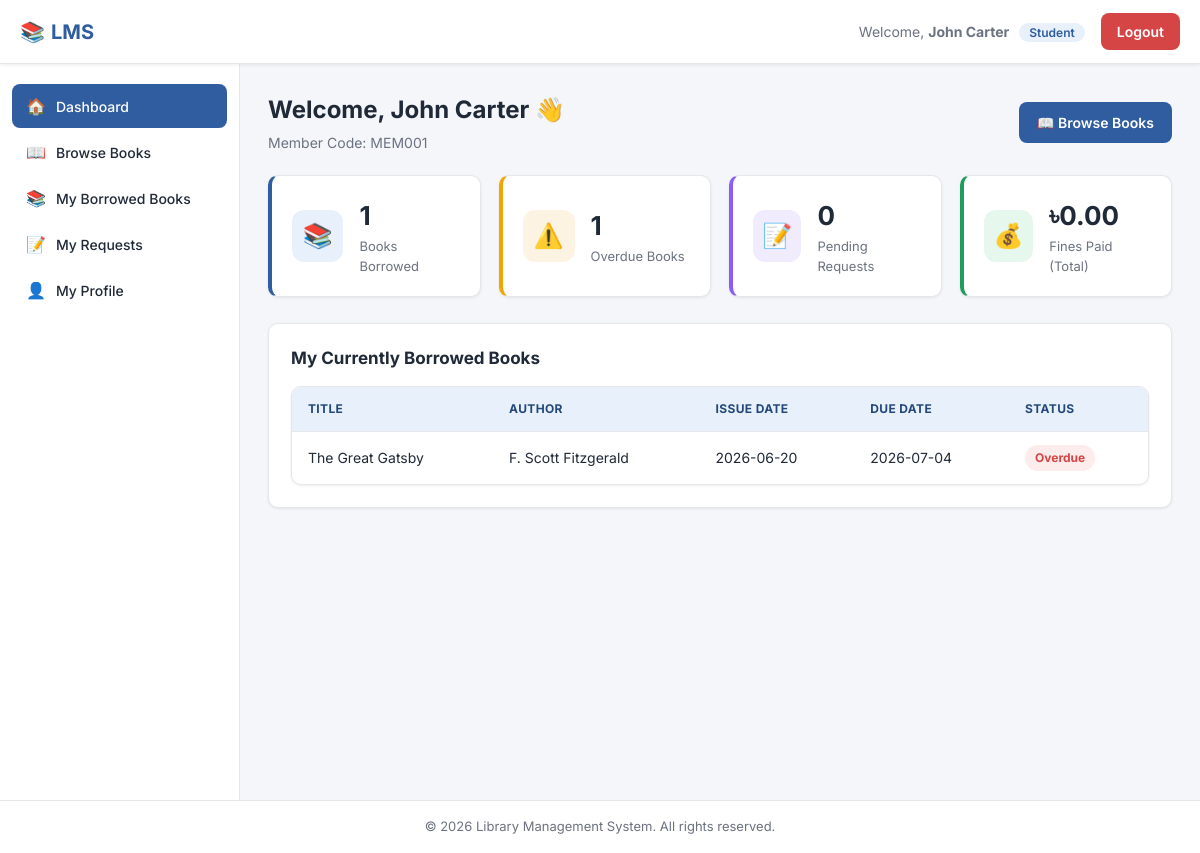
The page /student/student_dashboard.php (signed in) on the database its author committed.
### tables this page shows
CREATE TABLE issued_books (
    issue_id INT AUTO_INCREMENT PRIMARY KEY,
    book_id INT NOT NULL,
    member_id INT NOT NULL,
    issue_date DATE NOT NULL,
    due_date DATE NOT NULL,
    return_date DATE DEFAULT NULL,
    status ENUM('Issued', 'Returned', 'Overdue') NOT NULL DEFAULT 'Issued',
    fine_amount DECIMAL(10,2) NOT NULL DEFAULT 0.00,
    issued_by INT,                        
    FOREIGN KEY (book_id) REFERENCES books(book_id) ON DELETE CASCADE,
    FOREIGN KEY (member_id) REFERENCES members(member_id) ON DELETE CASCADE,
    FOREIGN KEY (issued_by) REFERENCES admins(admin_id) ON DELETE SET NULL
);

CREATE TABLE books (
    book_id INT AUTO_INCREMENT PRIMARY KEY,
    title VARCHAR(200) NOT NULL,
    author VARCHAR(150) NOT NULL,
    isbn VARCHAR(30) NOT NULL UNIQUE,
    category VARCHAR(100) NOT NULL,
    publisher VARCHAR(150),
    publish_year YEAR,
    total_copies INT NOT NULL DEFAULT 1,
    available_copies INT NOT NULL DEFAULT 1,
    shelf_location VARCHAR(50),
    added_date TIMESTAMP DEFAULT CURRENT_TIMESTAMP
);

### student/student_dashboard.php (the view, shortened to what this page needs)
<?php
require_once '../config/config.php';
$studentId = $_SESSION['student_id'];
$currentlyBorrowed = $conn->prepare("SELECT COUNT(*) AS cnt FROM issued_books WHERE member_id = ? AND status IN ('Issued','Overdue')");
$currentlyBorrowed->bind_param('i', $studentId);
$currentlyBorrowed->execute();
$borrowedCount = $currentlyBorrowed->get_result()->fetch_assoc()['cnt'];
$overdueCheck = $conn->prepare("SELECT COUNT(*) AS cnt FROM issued_books WHERE member_id = ? AND status IN ('Issued','Overdue') AND due_date < CURDATE()");
$overdueCheck->bind_param('i', $studentId);
$overdueCheck->execute();
$overdueCount = $overdueCheck->get_result()->fetch_assoc()['cnt'];
$pendingReqCheck = $conn->prepare("SELECT COUNT(*) AS cnt FROM book_requests WHERE member_id = ? AND status = 'Pending'");
$pendingReqCheck->bind_param('i', $studentId);
$pendingReqCheck->execute();
$pendingReqCount = $pendingReqCheck->get_result()->fetch_assoc()['cnt'];
$finesCheck = $conn->prepare("SELECT COALESCE(SUM(fine_amount),0) AS total FROM issued_books WHERE member_id = ? AND status = 'Returned'");
$finesCheck->bind_param('i', $studentId);
$finesCheck->execute();
$totalFines = $finesCheck->get_result()->fetch_assoc()['total'];
$myBooks = $conn->prepare("
    SELECT b.title, b.author, ib.issue_date, ib.due_date, ib.status
    FROM issued_books ib
    JOIN books b ON ib.book_id = b.book_id
    WHERE ib.member_id = ? AND ib.status IN ('Issued','Overdue')
    ORDER BY ib.due_date ASC
");
$myBooks->bind_param('i', $studentId);
$myBooks->execute();
$myBooksResult = $myBooks->get_result();
include '../includes/header.php';
include '../includes/student_sidebar.php';
?>
<div class="page-header">
    <div>
        <h1>Welcome, <?php echo htmlspecialchars($_SESSION['student_name']); ?> 👋</h1>
        <p class="subtitle">Member Code: <?php echo htmlspecialchars($_SESSION['student_code']); ?></p>
    </div>
    <a href="browse_books.php" class="btn btn-primary">📖 Browse Books</a>
</div>
<div class="stats-grid">
    <div class="stat-card total">
        <div class="stat-icon">📚</div>
        <div class="stat-info"><div class="stat-value"><?php echo (int)$borrowedCount; ?></div><div class="stat-label">Books Borrowed</div></div>
    </div>
    <div class="stat-card issued">
        <div class="stat-icon">⚠️</div>
        <div class="stat-info"><div class="stat-value"><?php echo (int)$overdueCount; ?></div><div class="stat-label">Overdue Books</div></div>
    </div>
    <div class="stat-card members">
        <div class="stat-icon">📝</div>
        <div class="stat-info"><div class="stat-value"><?php echo (int)$pendingReqCount; ?></div><div class="stat-label">Pending Requests</div></div>
    </div>
    <div class="stat-card available">
        <div class="stat-icon">💰</div>
        <div class="stat-info"><div class="stat-value">৳<?php echo number_format($totalFines, 2); ?></div><div class="stat-label">Fines Paid (Total)</div></div>
    </div>
</div>
<div class="card">
    <h2>My Currently Borrowed Books</h2>
    <div class="table-wrapper">
        <table>
            <thead><tr><th>Title</th><th>Author</th><th>Issue Date</th><th>Due Date</th><th>Status</th></tr></thead>
            <tbody>
                <?php if ($myBooksResult->num_rows === 0): ?>
                    <tr><td colspan="5" class="text-center">You have no books currently borrowed. <a href="browse_books.php">Browse the catalog &rarr;</a></td></tr>
                <?php else: while ($row = $myBooksResult->fetch_assoc()):
                    $isOverdue = $row['due_date'] < date('Y-m-d');
                ?>
                    <tr>
                        <td><?php echo htmlspecialchars($row['title']); ?></td>
                        <td><?php echo htmlspecialchars($row['author']); ?></td>
                        <td><?php echo htmlspecialchars($row['issue_date']); ?></td>
                        <td><?php echo htmlspecialchars($row['due_date']); ?></td>
                        <td><span class="badge <?php echo $isOverdue ? 'badge-danger' : 'badge-warning'; ?>"><?php echo $isOverdue ? 'Overdue' : 'Issued'; ?></span></td>
                    </tr>
                <?php endwhile; endif; ?>
            </tbody>
        </table>
    </div>
</div>
<?php include '../includes/footer.php'; ?>

### assets/css/style.css (style rules this page uses)
:root { --primary: #2f5d9f; --primary-dark: #234879; --primary-light: #e8f0fc; --accent: #f0a500; --success: #1e9e5a; --success-bg: #e6f7ee; --danger: #d64545; --danger-bg: #fdecec; --warning: #e8a33d; --warning-bg: #fdf3e2; --text-dark: #1f2937; --text-muted: #6b7280; --border-color: #e5e7eb; --bg-body: #f4f6fa; --bg-white: #ffffff; --radius: 10px; --shadow-sm: 0 1px 3px rgba(0,0,0,0.08); --shadow-md: 0 4px 14px rgba(0,0,0,0.08); --sidebar-width: 240px; --topbar-height: 64px; }
* { margin: 0; padding: 0; box-sizing: border-box; }
body { font-family: 'Inter', -apple-system, BlinkMacSystemFont, 'Segoe UI', sans-serif; background: var(--bg-body); color: var(--text-dark); line-height: 1.5; }
a { text-decoration: none; color: inherit; }
.page-header { display: flex; align-items: center; justify-content: space-between; margin-bottom: 22px; flex-wrap: wrap; gap: 12px; }
.page-header h1 { font-size: 24px; font-weight: 700; }
.page-header p.subtitle { color: var(--text-muted); font-size: 14px; margin-top: 4px; }
.btn { display: inline-flex; align-items: center; gap: 6px; padding: 10px 18px; border-radius: 8px; font-size: 14px; font-weight: 600; border: none; transition: transform .1s, box-shadow .15s, background .2s; }
.btn-primary { background: var(--primary); color: #fff; }
.card { background: var(--bg-white); border-radius: var(--radius); box-shadow: var(--shadow-sm); border: 1px solid var(--border-color); padding: 22px; }
.stats-grid { display: grid; grid-template-columns: repeat(4, 1fr); gap: 18px; margin-bottom: 26px; }
.stat-card { background: var(--bg-white); border-radius: var(--radius); padding: 20px; box-shadow: var(--shadow-sm); border: 1px solid var(--border-color); display: flex; align-items: center; gap: 16px; border-left: 4px solid var(--primary); transition: transform .15s; }
.stat-card.total { border-left-color: var(--primary); }
.stat-card.available { border-left-color: var(--success); }
.stat-card.issued { border-left-color: var(--accent); }
.stat-card.members { border-left-color: #8b5cf6; }
.stat-icon { width: 52px; height: 52px; border-radius: 12px; display: flex; align-items: center; justify-content: center; font-size: 24px; background: var(--primary-light); }
.stat-card.available .stat-icon { background: var(--success-bg); }
.stat-card.issued .stat-icon { background: var(--warning-bg); }
.stat-card.members .stat-icon { background: #f1ebfe; }
.stat-info .stat-value { font-size: 26px; font-weight: 700; }
.stat-info .stat-label { font-size: 13px; color: var(--text-muted); margin-top: 2px; }
.card h2, .card h3 { margin-bottom: 14px; font-size: 17px; font-weight: 700; }
.table-wrapper { overflow-x: auto; background: var(--bg-white); border-radius: var(--radius); border: 1px solid var(--border-color); box-shadow: var(--shadow-sm); }
table { width: 100%; border-collapse: collapse; min-width: 700px; }
thead { background: var(--primary-light); }
th, td { text-align: left; padding: 13px 16px; font-size: 14px; border-bottom: 1px solid var(--border-color); }
th { color: var(--primary-dark); font-weight: 700; text-transform: uppercase; font-size: 12px; letter-spacing: .03em; }
tbody tr:last-child td { border-bottom: none; }
.badge { padding: 4px 10px; border-radius: 20px; font-size: 12px; font-weight: 700; display: inline-block; }
.badge-danger { background: var(--danger-bg); color: var(--danger); }

### rows shown on the page
issued_books: book.title "The Great Gatsby", book.author "F. Scott Fitzgerald", issue_date "2026-06-20", due_date "2026-07-04", shows "Overdue"

### other values the page prints
$welcome_name "John Carter"
$welcome_role "Student"
$_SESSION['student_name'] "John Carter"
$_SESSION['student_code'] "MEM001"
$borrowedCount "1"
$overdueCount "1"
$pendingReqCount "0"
$totalFines "0.00"
